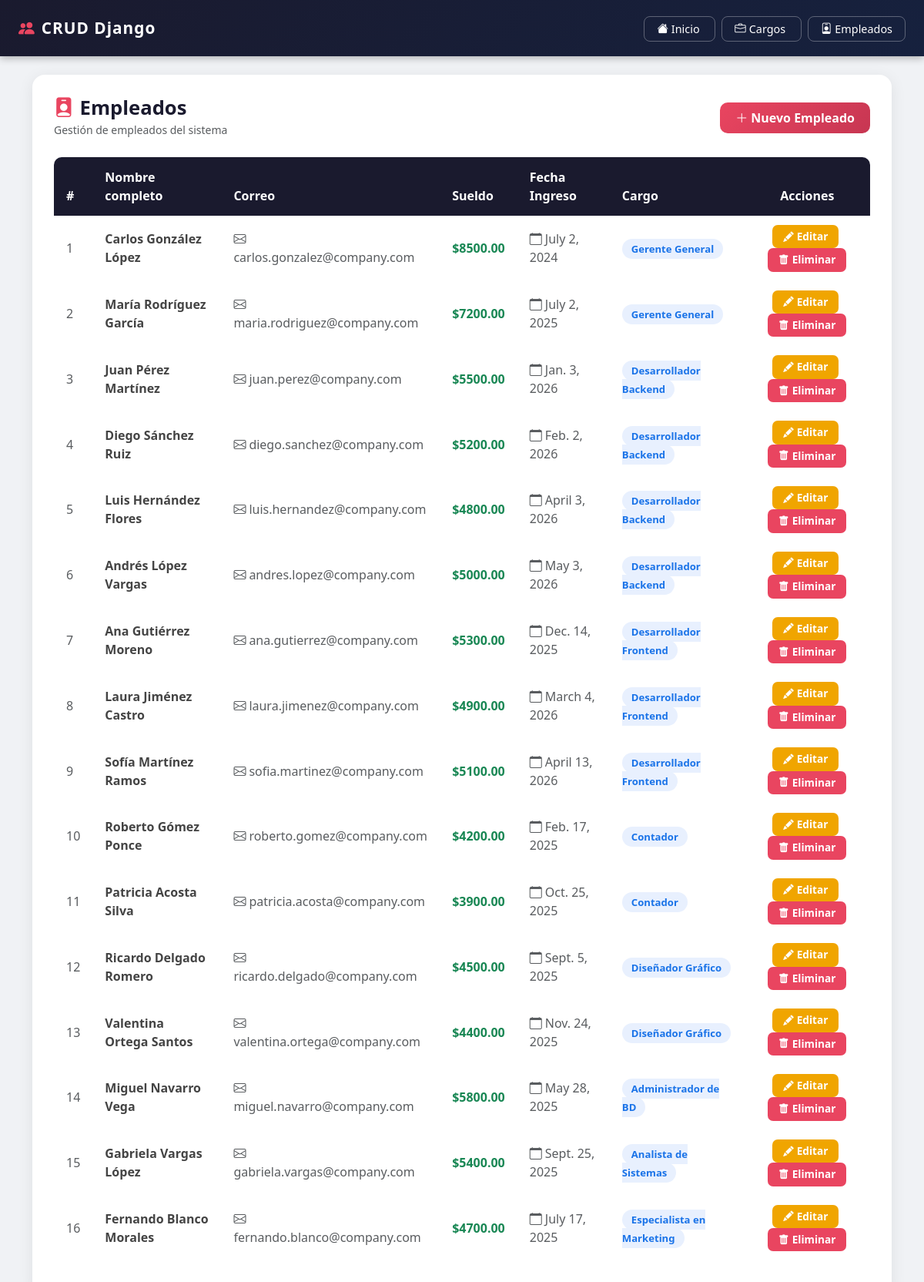
/empleados/, run on the app's committed database.
### empleados/models.py (models this page shows, shortened)
class Empleado(models.Model):
    nombres = models.CharField(max_length=100)
    apellidos = models.CharField(max_length=100)
    correo = models.EmailField()
    sueldo = models.DecimalField(max_digits=10, decimal_places=2)
    fecha_ingreso = models.DateField()
    cargo = models.ForeignKey(Cargo, on_delete=models.PROTECT)

class Cargo(models.Model):
    nombre = models.CharField(max_length=100)
    descripcion = models.CharField(max_length=200, blank=True, null=True)
    def __str__(self):
        return self.nombre

### empleados/views.py (the view)
# urls.py: path('empleados/', views.empleado_listar, name='empleado_listar'),
def empleado_listar(request):
    empleados = Empleado.objects.all()
    return render(request, 'empleados/empleados/listar.html', {'empleados': empleados})

### empleados/templates/empleados/empleados/listar.html (shortened to what this page needs)
{% extends 'empleados/base.html' %}
{% block contenido %}
<div class="d-flex justify-content-between align-items-center mb-4">
    <div>
        <h2 class="page-title mb-0"><i class="bi bi-person-badge-fill me-2" style="color:#e94560"></i>Empleados</h2>
        <small class="text-muted">Gestión de empleados del sistema</small>
    </div>
    <a href="{% url 'empleado_crear' %}" class="btn-nuevo btn">
        <i class="bi bi-plus-lg me-1"></i>Nuevo Empleado
    </a>
</div>
<div class="table-responsive">
    <table class="table table-borderless">
        <thead>
            <tr>
                <th>#</th>
                <th>Nombre completo</th>
                <th>Correo</th>
                <th>Sueldo</th>
                <th>Fecha Ingreso</th>
                <th>Cargo</th>
                <th class="text-center">Acciones</th>
            </tr>
        </thead>
        <tbody>
            {% for empleado in empleados %}
            <tr>
                <td class="text-muted">{{ forloop.counter }}</td>
                <td><strong>{{ empleado.nombres }} {{ empleado.apellidos }}</strong></td>
                <td class="text-muted"><i class="bi bi-envelope me-1"></i>{{ empleado.correo }}</td>
                <td><strong class="text-success">${{ empleado.sueldo }}</strong></td>
                <td class="text-muted"><i class="bi bi-calendar me-1"></i>{{ empleado.fecha_ingreso }}</td>
                <td><span class="badge-cargo">{{ empleado.cargo }}</span></td>
                <td class="text-center">
                    <a href="{% url 'empleado_editar' empleado.pk %}" class="btn-editar btn me-1">
                        <i class="bi bi-pencil-fill me-1"></i>Editar
                    </a>
                    <a href="{% url 'empleado_eliminar' empleado.pk %}" class="btn-eliminar btn">
                        <i class="bi bi-trash-fill me-1"></i>Eliminar
                    </a>
                </td>
            </tr>
            {% endfor %}
        </tbody>
    </table>
</div>
{% endblock %}

### empleados/templates/empleados/base.html (style rules this page uses)
body { background-color: #f0f2f5; font-family: 'Segoe UI', sans-serif; }
.page-title { font-weight: 700; color: #1a1a2e; font-size: 1.6rem; }
.btn-nuevo { background: linear-gradient(135deg, #e94560, #c73652); border: none; border-radius: 10px; padding: 8px 20px; font-weight: 600; color: white; transition: all 0.2s; }
.table thead th { background-color: #1a1a2e; color: white; font-weight: 600; border: none; padding: 14px 16px; }
.table thead th:first-child { border-radius: 10px 0 0 0; }
.table thead th:last-child { border-radius: 0 10px 0 0; }
.table tbody tr { transition: background 0.15s; }
.table td { vertical-align: middle; padding: 12px 16px; color: #444; }
.btn-editar { background-color: #f0a500; border: none; border-radius: 7px; color: white; padding: 5px 14px; font-size: 0.85rem; font-weight: 600; transition: all 0.2s; }
.btn-eliminar { background-color: #e94560; border: none; border-radius: 7px; color: white; padding: 5px 14px; font-size: 0.85rem; font-weight: 600; transition: all 0.2s; }
.badge-cargo { background-color: #e8f0fe; color: #1a73e8; border-radius: 20px; padding: 4px 12px; font-size: 0.82rem; font-weight: 600; }

### data on the page
Empleado: nombres "Carlos", apellidos "González López", correo "carlos.gonzalez@company.com", sueldo "8500.00", fecha_ingreso "July 2, 2024", cargo "Gerente General"
Empleado: nombres "María", apellidos "Rodríguez García", correo "maria.rodriguez@company.com", sueldo "7200.00", fecha_ingreso "July 2, 2025", cargo "Gerente General"
Empleado: nombres "Juan", apellidos "Pérez Martínez", correo "juan.perez@company.com", sueldo "5500.00", fecha_ingreso "Jan. 3, 2026", cargo "Desarrollador Backend"
Empleado: nombres "Diego", apellidos "Sánchez Ruiz", correo "diego.sanchez@company.com", sueldo "5200.00", fecha_ingreso "Feb. 2, 2026", cargo "Desarrollador Backend"
Empleado: nombres "Luis", apellidos "Hernández Flores", correo "luis.hernandez@company.com", sueldo "4800.00", fecha_ingreso "April 3, 2026", cargo "Desarrollador Backend"
Empleado: nombres "Andrés", apellidos "López Vargas", correo "andres.lopez@company.com", sueldo "5000.00", fecha_ingreso "May 3, 2026", cargo "Desarrollador Backend"
Empleado: nombres "Ana", apellidos "Gutiérrez Moreno", correo "ana.gutierrez@company.com", sueldo "5300.00", fecha_ingreso "Dec. 14, 2025", cargo "Desarrollador Frontend"
Empleado: nombres "Laura", apellidos "Jiménez Castro", correo "laura.jimenez@company.com", sueldo "4900.00", fecha_ingreso "March 4, 2026", cargo "Desarrollador Frontend"
Empleado: nombres "Sofía", apellidos "Martínez Ramos", correo "sofia.martinez@company.com", sueldo "5100.00", fecha_ingreso "April 13, 2026", cargo "Desarrollador Frontend"
Empleado: nombres "Roberto", apellidos "Gómez Ponce", correo "roberto.gomez@company.com", sueldo "4200.00", fecha_ingreso "Feb. 17, 2025", cargo "Contador"
Empleado: nombres "Patricia", apellidos "Acosta Silva", correo "patricia.acosta@company.com", sueldo "3900.00", fecha_ingreso "Oct. 25, 2025", cargo "Contador"
Empleado: nombres "Ricardo", apellidos "Delgado Romero", correo "ricardo.delgado@company.com", sueldo "4500.00", fecha_ingreso "Sept. 5, 2025", cargo "Diseñador Gráfico"
Empleado: nombres "Valentina", apellidos "Ortega Santos", correo "valentina.ortega@company.com", sueldo "4400.00", fecha_ingreso "Nov. 24, 2025", cargo "Diseñador Gráfico"
Empleado: nombres "Miguel", apellidos "Navarro Vega", correo "miguel.navarro@company.com", sueldo "5800.00", fecha_ingreso "May 28, 2025", cargo "Administrador de BD"
Empleado: nombres "Gabriela", apellidos "Vargas López", correo "gabriela.vargas@company.com", sueldo "5400.00", fecha_ingreso "Sept. 25, 2025", cargo "Analista de Sistemas"
Empleado: nombres "Fernando", apellidos "Blanco Morales", correo "fernando.blanco@company.com", sueldo "4700.00", fecha_ingreso "July 17, 2025", cargo "Especialista en Marketing"
